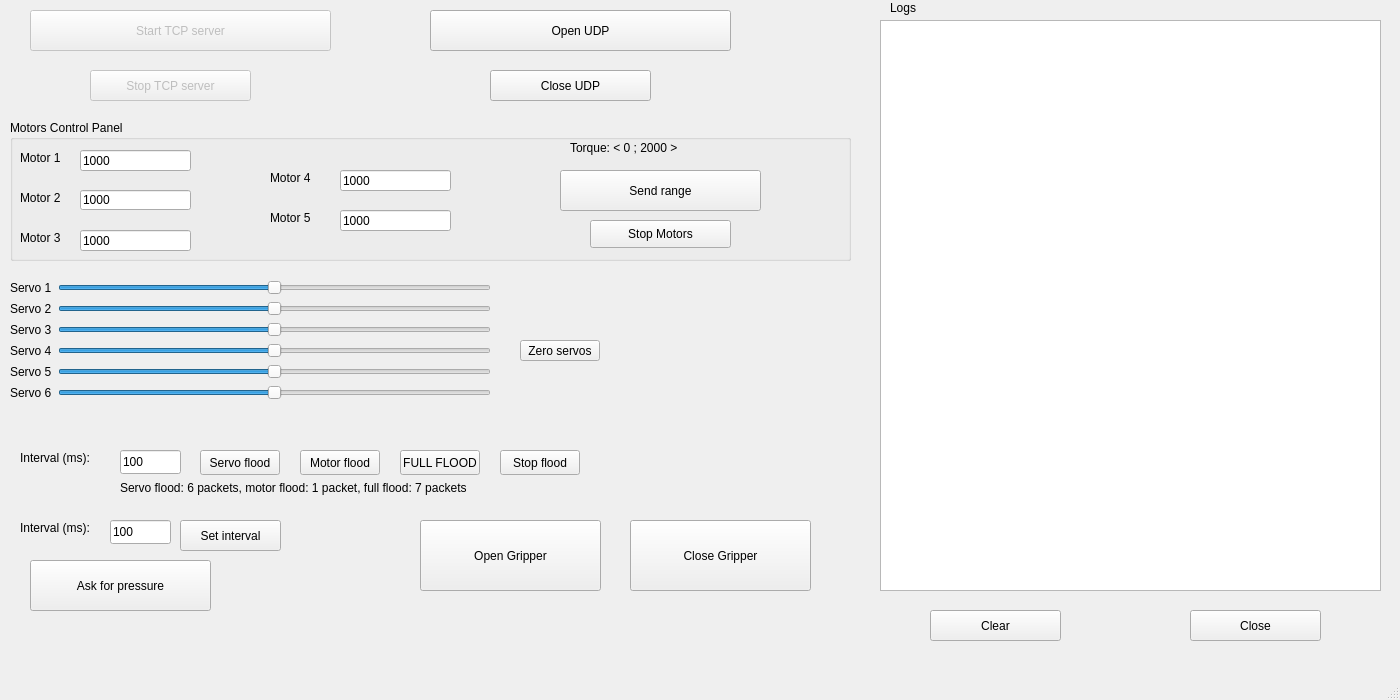
<?xml version="1.0" encoding="UTF-8"?>
<ui version="4.0">
 <class>MainWindow</class>
 <widget class="QMainWindow" name="MainWindow">
  <property name="geometry">
   <rect>
    <x>0</x>
    <y>0</y>
    <width>1400</width>
    <height>700</height>
   </rect>
  </property>
  <property name="windowTitle">
   <string>MainWindow</string>
  </property>
  <widget class="QWidget" name="centralwidget">
   <widget class="QTextEdit" name="textEdit">
    <property name="geometry">
     <rect>
      <x>880</x>
      <y>20</y>
      <width>501</width>
      <height>571</height>
     </rect>
    </property>
   </widget>
   <widget class="QPushButton" name="ConnectUdp">
    <property name="geometry">
     <rect>
      <x>430</x>
      <y>10</y>
      <width>301</width>
      <height>41</height>
     </rect>
    </property>
    <property name="text">
     <string>Open UDP</string>
    </property>
   </widget>
   <widget class="QPushButton" name="Disconnect">
    <property name="enabled">
     <bool>false</bool>
    </property>
    <property name="geometry">
     <rect>
      <x>90</x>
      <y>70</y>
      <width>161</width>
      <height>31</height>
     </rect>
    </property>
    <property name="text">
     <string>Stop TCP server</string>
    </property>
    <property name="checkable">
     <bool>false</bool>
    </property>
   </widget>
   <widget class="QLabel" name="label">
    <property name="geometry">
     <rect>
      <x>890</x>
      <y>0</y>
      <width>55</width>
      <height>16</height>
     </rect>
    </property>
    <property name="text">
     <string>Logs</string>
    </property>
   </widget>
   <widget class="QPushButton" name="clear">
    <property name="geometry">
     <rect>
      <x>930</x>
      <y>610</y>
      <width>131</width>
      <height>31</height>
     </rect>
    </property>
    <property name="text">
     <string>Clear</string>
    </property>
   </widget>
   <widget class="QPushButton" name="close">
    <property name="geometry">
     <rect>
      <x>1190</x>
      <y>610</y>
      <width>131</width>
      <height>31</height>
     </rect>
    </property>
    <property name="text">
     <string>Close</string>
    </property>
   </widget>
   <widget class="QPushButton" name="Connect">
    <property name="enabled">
     <bool>false</bool>
    </property>
    <property name="geometry">
     <rect>
      <x>30</x>
      <y>10</y>
      <width>301</width>
      <height>41</height>
     </rect>
    </property>
    <property name="text">
     <string>Start TCP server</string>
    </property>
   </widget>
   <widget class="QPushButton" name="DisconnectUdp">
    <property name="geometry">
     <rect>
      <x>490</x>
      <y>70</y>
      <width>161</width>
      <height>31</height>
     </rect>
    </property>
    <property name="text">
     <string>Close UDP</string>
    </property>
   </widget>
   <widget class="QGroupBox" name="groupBox">
    <property name="geometry">
     <rect>
      <x>10</x>
      <y>120</y>
      <width>841</width>
      <height>141</height>
     </rect>
    </property>
    <property name="title">
     <string>Motors Control Panel</string>
    </property>
    <widget class="QPushButton" name="stopMotors">
     <property name="geometry">
      <rect>
       <x>580</x>
       <y>100</y>
       <width>141</width>
       <height>28</height>
      </rect>
     </property>
     <property name="text">
      <string>Stop Motors</string>
     </property>
    </widget>
    <widget class="QPushButton" name="CommitMotors">
     <property name="geometry">
      <rect>
       <x>550</x>
       <y>50</y>
       <width>201</width>
       <height>41</height>
      </rect>
     </property>
     <property name="text">
      <string>Send range</string>
     </property>
    </widget>
    <widget class="QLabel" name="label_2">
     <property name="geometry">
      <rect>
       <x>560</x>
       <y>20</y>
       <width>161</width>
       <height>16</height>
      </rect>
     </property>
     <property name="text">
      <string>Torque: &lt; 0 ; 2000 &gt;</string>
     </property>
    </widget>
    <widget class="QLabel" name="label_3">
     <property name="geometry">
      <rect>
       <x>10</x>
       <y>30</y>
       <width>55</width>
       <height>16</height>
      </rect>
     </property>
     <property name="text">
      <string>Motor 1</string>
     </property>
    </widget>
    <widget class="QLabel" name="label_4">
     <property name="geometry">
      <rect>
       <x>10</x>
       <y>70</y>
       <width>55</width>
       <height>16</height>
      </rect>
     </property>
     <property name="text">
      <string>Motor 2</string>
     </property>
    </widget>
    <widget class="QLabel" name="label_5">
     <property name="geometry">
      <rect>
       <x>10</x>
       <y>110</y>
       <width>55</width>
       <height>16</height>
      </rect>
     </property>
     <property name="text">
      <string>Motor 3</string>
     </property>
    </widget>
    <widget class="QLabel" name="label_6">
     <property name="geometry">
      <rect>
       <x>260</x>
       <y>50</y>
       <width>55</width>
       <height>16</height>
      </rect>
     </property>
     <property name="text">
      <string>Motor 4</string>
     </property>
    </widget>
    <widget class="QLabel" name="label_7">
     <property name="geometry">
      <rect>
       <x>260</x>
       <y>90</y>
       <width>55</width>
       <height>16</height>
      </rect>
     </property>
     <property name="text">
      <string>Motor 5</string>
     </property>
    </widget>
    <widget class="QLineEdit" name="torque1">
     <property name="geometry">
      <rect>
       <x>70</x>
       <y>30</y>
       <width>111</width>
       <height>21</height>
      </rect>
     </property>
     <property name="text">
      <string>1000</string>
     </property>
    </widget>
    <widget class="QLineEdit" name="torque2">
     <property name="geometry">
      <rect>
       <x>70</x>
       <y>70</y>
       <width>111</width>
       <height>20</height>
      </rect>
     </property>
     <property name="text">
      <string>1000</string>
     </property>
    </widget>
    <widget class="QLineEdit" name="torque3">
     <property name="geometry">
      <rect>
       <x>70</x>
       <y>110</y>
       <width>111</width>
       <height>21</height>
      </rect>
     </property>
     <property name="text">
      <string>1000</string>
     </property>
    </widget>
    <widget class="QLineEdit" name="torque4">
     <property name="geometry">
      <rect>
       <x>330</x>
       <y>50</y>
       <width>111</width>
       <height>21</height>
      </rect>
     </property>
     <property name="text">
      <string>1000</string>
     </property>
    </widget>
    <widget class="QLineEdit" name="torque5">
     <property name="geometry">
      <rect>
       <x>330</x>
       <y>90</y>
       <width>111</width>
       <height>21</height>
      </rect>
     </property>
     <property name="text">
      <string>1000</string>
     </property>
    </widget>
   </widget>
   <widget class="QWidget" name="layoutWidget">
    <property name="geometry">
     <rect>
      <x>10</x>
      <y>280</y>
      <width>481</width>
      <height>169</height>
     </rect>
    </property>
    <layout class="QFormLayout" name="formLayout">
     <item row="0" column="0">
      <widget class="QLabel" name="label_8">
       <property name="text">
        <string>Servo 1</string>
       </property>
      </widget>
     </item>
     <item row="0" column="1">
      <widget class="QSlider" name="horizontalSlider">
       <property name="maximum">
        <number>100</number>
       </property>
       <property name="value">
        <number>50</number>
       </property>
       <property name="orientation">
        <enum>Qt::Horizontal</enum>
       </property>
      </widget>
     </item>
     <item row="1" column="0">
      <widget class="QLabel" name="label_9">
       <property name="text">
        <string>Servo 2</string>
       </property>
      </widget>
     </item>
     <item row="1" column="1">
      <widget class="QSlider" name="horizontalSlider_2">
       <property name="maximum">
        <number>100</number>
       </property>
       <property name="value">
        <number>50</number>
       </property>
       <property name="orientation">
        <enum>Qt::Horizontal</enum>
       </property>
      </widget>
     </item>
     <item row="2" column="0">
      <widget class="QLabel" name="label_10">
       <property name="text">
        <string>Servo 3</string>
       </property>
      </widget>
     </item>
     <item row="2" column="1">
      <widget class="QSlider" name="horizontalSlider_3">
       <property name="maximum">
        <number>100</number>
       </property>
       <property name="value">
        <number>50</number>
       </property>
       <property name="orientation">
        <enum>Qt::Horizontal</enum>
       </property>
      </widget>
     </item>
     <item row="3" column="0">
      <widget class="QLabel" name="label_11">
       <property name="text">
        <string>Servo 4</string>
       </property>
      </widget>
     </item>
     <item row="3" column="1">
      <widget class="QSlider" name="horizontalSlider_4">
       <property name="maximum">
        <number>100</number>
       </property>
       <property name="value">
        <number>50</number>
       </property>
       <property name="orientation">
        <enum>Qt::Horizontal</enum>
       </property>
      </widget>
     </item>
     <item row="4" column="0">
      <widget class="QLabel" name="label_12">
       <property name="text">
        <string>Servo 5</string>
       </property>
      </widget>
     </item>
     <item row="4" column="1">
      <widget class="QSlider" name="horizontalSlider_5">
       <property name="maximum">
        <number>100</number>
       </property>
       <property name="singleStep">
        <number>1</number>
       </property>
       <property name="pageStep">
        <number>10</number>
       </property>
       <property name="value">
        <number>50</number>
       </property>
       <property name="orientation">
        <enum>Qt::Horizontal</enum>
       </property>
      </widget>
     </item>
     <item row="5" column="0">
      <widget class="QLabel" name="label_13">
       <property name="text">
        <string>Servo 6</string>
       </property>
      </widget>
     </item>
     <item row="5" column="1">
      <widget class="QSlider" name="horizontalSlider_6">
       <property name="maximum">
        <number>100</number>
       </property>
       <property name="value">
        <number>50</number>
       </property>
       <property name="orientation">
        <enum>Qt::Horizontal</enum>
       </property>
      </widget>
     </item>
    </layout>
   </widget>
   <widget class="QLineEdit" name="lineEdit">
    <property name="geometry">
     <rect>
      <x>120</x>
      <y>450</y>
      <width>61</width>
      <height>24</height>
     </rect>
    </property>
    <property name="text">
     <string>100</string>
    </property>
    <property name="maxLength">
     <number>4</number>
    </property>
   </widget>
   <widget class="QLabel" name="label_14">
    <property name="geometry">
     <rect>
      <x>20</x>
      <y>450</y>
      <width>101</width>
      <height>16</height>
     </rect>
    </property>
    <property name="text">
     <string>Interval (ms):</string>
    </property>
   </widget>
   <widget class="QPushButton" name="pushButton">
    <property name="geometry">
     <rect>
      <x>300</x>
      <y>450</y>
      <width>80</width>
      <height>25</height>
     </rect>
    </property>
    <property name="text">
     <string>Motor flood</string>
    </property>
   </widget>
   <widget class="QPushButton" name="pushButton_2">
    <property name="geometry">
     <rect>
      <x>200</x>
      <y>450</y>
      <width>80</width>
      <height>25</height>
     </rect>
    </property>
    <property name="text">
     <string>Servo flood</string>
    </property>
   </widget>
   <widget class="QPushButton" name="pushButton_3">
    <property name="geometry">
     <rect>
      <x>500</x>
      <y>450</y>
      <width>80</width>
      <height>25</height>
     </rect>
    </property>
    <property name="text">
     <string>Stop flood</string>
    </property>
   </widget>
   <widget class="QPushButton" name="pushButton_4">
    <property name="geometry">
     <rect>
      <x>520</x>
      <y>340</y>
      <width>80</width>
      <height>21</height>
     </rect>
    </property>
    <property name="text">
     <string>Zero servos</string>
    </property>
   </widget>
   <widget class="QPushButton" name="pushButton_5">
    <property name="geometry">
     <rect>
      <x>400</x>
      <y>450</y>
      <width>80</width>
      <height>25</height>
     </rect>
    </property>
    <property name="text">
     <string>FULL FLOOD</string>
    </property>
   </widget>
   <widget class="QLabel" name="label_15">
    <property name="geometry">
     <rect>
      <x>120</x>
      <y>480</y>
      <width>531</width>
      <height>16</height>
     </rect>
    </property>
    <property name="text">
     <string>Servo flood: 6 packets, motor flood: 1 packet, full flood: 7 packets</string>
    </property>
   </widget>
   <widget class="QPushButton" name="pushButton_6">
    <property name="geometry">
     <rect>
      <x>30</x>
      <y>560</y>
      <width>181</width>
      <height>51</height>
     </rect>
    </property>
    <property name="text">
     <string>Ask for pressure</string>
    </property>
   </widget>
   <widget class="QPushButton" name="pushButton_7">
    <property name="geometry">
     <rect>
      <x>180</x>
      <y>520</y>
      <width>101</width>
      <height>31</height>
     </rect>
    </property>
    <property name="text">
     <string>Set interval</string>
    </property>
   </widget>
   <widget class="QLineEdit" name="lineEdit_3">
    <property name="geometry">
     <rect>
      <x>110</x>
      <y>520</y>
      <width>61</width>
      <height>24</height>
     </rect>
    </property>
    <property name="text">
     <string>100</string>
    </property>
    <property name="maxLength">
     <number>4</number>
    </property>
   </widget>
   <widget class="QLabel" name="label_16">
    <property name="geometry">
     <rect>
      <x>20</x>
      <y>520</y>
      <width>101</width>
      <height>16</height>
     </rect>
    </property>
    <property name="text">
     <string>Interval (ms):</string>
    </property>
   </widget>
   <widget class="QPushButton" name="openGripper">
    <property name="geometry">
     <rect>
      <x>420</x>
      <y>520</y>
      <width>181</width>
      <height>71</height>
     </rect>
    </property>
    <property name="text">
     <string>Open Gripper</string>
    </property>
   </widget>
   <widget class="QPushButton" name="closeGripper">
    <property name="geometry">
     <rect>
      <x>630</x>
      <y>520</y>
      <width>181</width>
      <height>71</height>
     </rect>
    </property>
    <property name="text">
     <string>Close Gripper</string>
    </property>
   </widget>
  </widget>
  <widget class="QMenuBar" name="menubar">
   <property name="geometry">
    <rect>
     <x>0</x>
     <y>0</y>
     <width>1400</width>
     <height>26</height>
    </rect>
   </property>
  </widget>
  <widget class="QStatusBar" name="statusbar"/>
 </widget>
 <resources/>
 <connections/>
</ui>
